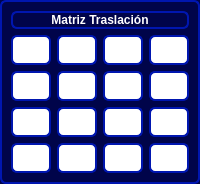
     <widget class="QWidget" name="MatrizZ" native="true">
      <property name="styleSheet">
       <string notr="true">background-color: rgb(0, 4, 74);
 border-radius: 6px;
    border: 2px solid #0016b0;</string>
      </property>
      <layout class="QVBoxLayout" name="verticalLayout_13">
       <item>
        <widget class="QLabel" name="lMatrizZ_5">
         <property name="text">
          <string>&lt;html&gt;&lt;head/&gt;&lt;body&gt;&lt;p&gt;&lt;span style=&quot; font-weight:600; color:#ffffff;&quot;&gt;Matriz Traslación&lt;/span&gt;&lt;/p&gt;&lt;/body&gt;&lt;/html&gt;</string>
         </property>
         <property name="alignment">
          <set>Qt::AlignCenter</set>
         </property>
        </widget>
       </item>
       <item>
        <layout class="QGridLayout" name="layoutMRZ_5">
         <item row="0" column="0">
          <widget class="QLabel" name="lMZa">
           <property name="minimumSize">
            <size>
             <width>30</width>
             <height>30</height>
            </size>
           </property>
           <property name="maximumSize">
            <size>
             <width>40</width>
             <height>30</height>
            </size>
           </property>
           <property name="styleSheet">
            <string notr="true">background-color: rgb(255, 255, 255);</string>
           </property>
           <property name="text">
            <string/>
           </property>
           <property name="alignment">
            <set>Qt::AlignCenter</set>
           </property>
          </widget>
         </item>
         <item row="0" column="1">
          <widget class="QLabel" name="lMZb">
           <property name="minimumSize">
            <size>
             <width>30</width>
             <height>30</height>
            </size>
           </property>
           <property name="maximumSize">
            <size>
             <width>40</width>
             <height>30</height>
            </size>
           </property>
           <property name="styleSheet">
            <string notr="true">background-color: rgb(255, 255, 255);</string>
           </property>
           <property name="text">
            <string/>
           </property>
           <property name="alignment">
            <set>Qt::AlignCenter</set>
           </property>
          </widget>
         </item>
         <item row="0" column="2">
          <widget class="QLabel" name="lMZc">
           <property name="minimumSize">
            <size>
             <width>30</width>
             <height>30</height>
            </size>
           </property>
           <property name="maximumSize">
            <size>
             <width>40</width>
             <height>30</height>
            </size>
           </property>
           <property name="styleSheet">
            <string notr="true">background-color: rgb(255, 255, 255);</string>
           </property>
           <property name="text">
            <string/>
           </property>
           <property name="alignment">
            <set>Qt::AlignCenter</set>
           </property>
          </widget>
         </item>
         <item row="0" column="3">
          <widget class="QLabel" name="lMZd">
           <property name="minimumSize">
            <size>
             <width>30</width>
             <height>30</height>
            </size>
           </property>
           <property name="maximumSize">
            <size>
             <width>40</width>
             <height>30</height>
            </size>
           </property>
           <property name="styleSheet">
            <string notr="true">background-color: rgb(255, 255, 255);</string>
           </property>
           <property name="text">
            <string/>
           </property>
           <property name="alignment">
            <set>Qt::AlignCenter</set>
           </property>
          </widget>
         </item>
         <item row="1" column="0">
          <widget class="QLabel" name="lMZe">
           <property name="minimumSize">
            <size>
             <width>30</width>
             <height>30</height>
            </size>
           </property>
           <property name="maximumSize">
            <size>
             <width>40</width>
             <height>30</height>
            </size>
           </property>
           <property name="styleSheet">
            <string notr="true">background-color: rgb(255, 255, 255);</string>
           </property>
           <property name="text">
            <string/>
           </property>
           <property name="alignment">
            <set>Qt::AlignCenter</set>
           </property>
          </widget>
         </item>
         <item row="1" column="1">
          <widget class="QLabel" name="lMZf">
           <property name="minimumSize">
            <size>
             <width>30</width>
             <height>30</height>
            </size>
           </property>
           <property name="maximumSize">
            <size>
             <width>40</width>
             <height>30</height>
            </size>
           </property>
           <property name="styleSheet">
            <string notr="true">background-color: rgb(255, 255, 255);</string>
           </property>
           <property name="text">
            <string/>
           </property>
           <property name="alignment">
            <set>Qt::AlignCenter</set>
           </property>
          </widget>
         </item>
         <item row="1" column="2">
          <widget class="QLabel" name="lMZg">
           <property name="minimumSize">
            <size>
             <width>30</width>
             <height>30</height>
            </size>
           </property>
           <property name="maximumSize">
            <size>
             <width>40</width>
             <height>30</height>
            </size>
           </property>
           <property name="styleSheet">
            <string notr="true">background-color: rgb(255, 255, 255);</string>
           </property>
           <property name="text">
            <string/>
           </property>
           <property name="alignment">
            <set>Qt::AlignCenter</set>
           </property>
          </widget>
         </item>
         <item row="1" column="3">
          <widget class="QLabel" name="lMZh">
           <property name="minimumSize">
            <size>
             <width>30</width>
             <height>30</height>
            </size>
           </property>
           <property name="maximumSize">
            <size>
             <width>40</width>
             <height>30</height>
            </size>
           </property>
           <property name="styleSheet">
            <string notr="true">background-color: rgb(255, 255, 255);</string>
           </property>
           <property name="text">
            <string/>
           </property>
           <property name="alignment">
            <set>Qt::AlignCenter</set>
           </property>
          </widget>
         </item>
         <item row="2" column="0">
          <widget class="QLabel" name="lMZi">
           <property name="minimumSize">
            <size>
             <width>30</width>
             <height>30</height>
            </size>
           </property>
           <property name="maximumSize">
            <size>
             <width>40</width>
             <height>30</height>
            </size>
           </property>
           <property name="styleSheet">
            <string notr="true">background-color: rgb(255, 255, 255);</string>
           </property>
           <property name="text">
            <string/>
           </property>
           <property name="alignment">
            <set>Qt::AlignCenter</set>
           </property>
          </widget>
         </item>
         <item row="2" column="1">
          <widget class="QLabel" name="lMZj">
           <property name="minimumSize">
            <size>
             <width>30</width>
             <height>30</height>
            </size>
           </property>
           <property name="maximumSize">
            <size>
             <width>40</width>
             <height>30</height>
            </size>
           </property>
           <property name="styleSheet">
            <string notr="true">background-color: rgb(255, 255, 255);</string>
           </property>
           <property name="text">
            <string/>
           </property>
           <property name="alignment">
            <set>Qt::AlignCenter</set>
           </property>
          </widget>
         </item>
         <item row="2" column="2">
          <widget class="QLabel" name="lMZk">
           <property name="minimumSize">
            <size>
             <width>30</width>
             <height>30</height>
            </size>
           </property>
           <property name="maximumSize">
            <size>
             <width>40</width>
             <height>30</height>
            </size>
           </property>
           <property name="styleSheet">
            <string notr="true">background-color: rgb(255, 255, 255);</string>
           </property>
           <property name="text">
            <string/>
           </property>
           <property name="alignment">
            <set>Qt::AlignCenter</set>
           </property>
          </widget>
         </item>
         <item row="2" column="3">
          <widget class="QLabel" name="lMZl">
           <property name="minimumSize">
            <size>
             <width>30</width>
             <height>30</height>
            </size>
           </property>
           <property name="maximumSize">
            <size>
             <width>40</width>
             <height>30</height>
            </size>
           </property>
           <property name="styleSheet">
            <string notr="true">background-color: rgb(255, 255, 255);</string>
           </property>
           <property name="text">
            <string/>
           </property>
           <property name="alignment">
            <set>Qt::AlignCenter</set>
           </property>
          </widget>
         </item>
         <item row="3" column="0">
          <widget class="QLabel" name="lMZm">
           <property name="minimumSize">
            <size>
             <width>30</width>
             <height>30</height>
            </size>
           </property>
           <property name="maximumSize">
            <size>
             <width>40</width>
             <height>30</height>
            </size>
           </property>
           <property name="styleSheet">
            <string notr="true">background-color: rgb(255, 255, 255);</string>
           </property>
           <property name="text">
            <string/>
           </property>
           <property name="alignment">
            <set>Qt::AlignCenter</set>
           </property>
          </widget>
         </item>
         <item row="3" column="1">
          <widget class="QLabel" name="lMZn">
           <property name="minimumSize">
            <size>
             <width>30</width>
             <height>30</height>
            </size>
           </property>
           <property name="maximumSize">
            <size>
             <width>40</width>
             <height>30</height>
            </size>
           </property>
           <property name="styleSheet">
            <string notr="true">background-color: rgb(255, 255, 255);</string>
           </property>
           <property name="text">
            <string/>
           </property>
           <property name="alignment">
            <set>Qt::AlignCenter</set>
           </property>
          </widget>
         </item>
         <item row="3" column="2">
          <widget class="QLabel" name="lMZo">
           <property name="minimumSize">
            <size>
             <width>30</width>
             <height>30</height>
            </size>
           </property>
           <property name="maximumSize">
            <size>
             <width>40</width>
             <height>30</height>
            </size>
           </property>
           <property name="styleSheet">
            <string notr="true">background-color: rgb(255, 255, 255);</string>
           </property>
           <property name="text">
            <string/>
           </property>
           <property name="alignment">
            <set>Qt::AlignCenter</set>
           </property>
          </widget>
         </item>
         <item row="3" column="3">
          <widget class="QLabel" name="lMZp">
           <property name="minimumSize">
            <size>
             <width>30</width>
             <height>30</height>
            </size>
           </property>
           <property name="maximumSize">
            <size>
             <width>40</width>
             <height>30</height>
            </size>
           </property>
           <property name="styleSheet">
            <string notr="true">background-color: rgb(255, 255, 255);</string>
           </property>
           <property name="text">
            <string/>
           </property>
           <property name="alignment">
            <set>Qt::AlignCenter</set>
           </property>
          </widget>
         </item>
        </layout>
       </item>
      </layout>
     </widget>
